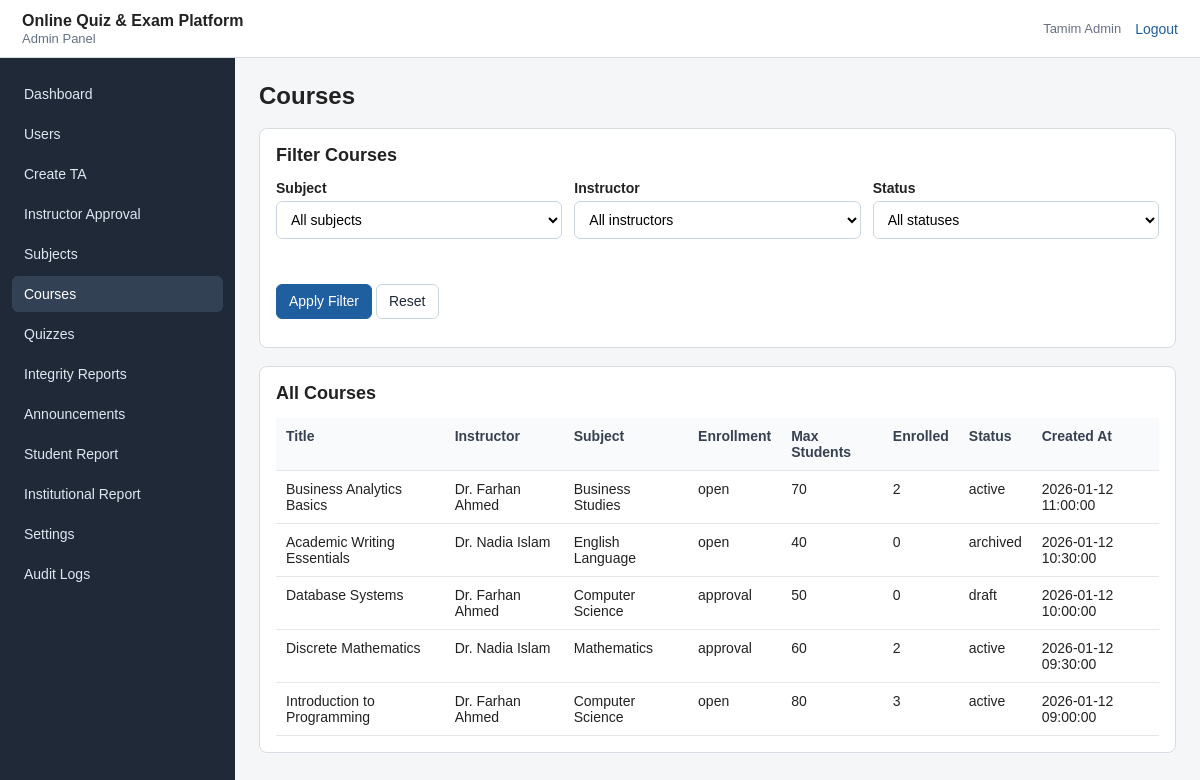
Page /admin.php?action=courses (signed in) on the committed database.
### tables this page shows
CREATE TABLE `courses` (
  `id` INT UNSIGNED NOT NULL AUTO_INCREMENT,
  `instructor_id` INT UNSIGNED NOT NULL,
  `subject_id` INT UNSIGNED NOT NULL,
  `title` VARCHAR(150) NOT NULL,
  `description` TEXT DEFAULT NULL,
  `enrollment_type` ENUM('open', 'approval') NOT NULL DEFAULT 'open',
  `max_students` INT UNSIGNED NOT NULL DEFAULT 50,
  `status` ENUM('draft', 'active', 'archived') NOT NULL DEFAULT 'draft',
  `created_at` TIMESTAMP NOT NULL DEFAULT CURRENT_TIMESTAMP,
  PRIMARY KEY (`id`),
  KEY `idx_courses_instructor` (`instructor_id`),
  KEY `idx_courses_subject` (`subject_id`),
  KEY `idx_courses_status` (`status`),
  CONSTRAINT `fk_courses_instructor`
    FOREIGN KEY (`instructor_id`) REFERENCES `users` (`id`)
    ON UPDATE CASCADE ON DELETE RESTRICT,
  CONSTRAINT `fk_courses_subject`
    FOREIGN KEY (`subject_id`) REFERENCES `subjects` (`id`)
    ON UPDATE CASCADE ON DELETE RESTRICT
);

CREATE TABLE `users` (
  `id` INT UNSIGNED NOT NULL AUTO_INCREMENT,
  `username` VARCHAR(50) DEFAULT NULL,
  `name` VARCHAR(100) NOT NULL,
  `email` VARCHAR(150) NOT NULL,
  `password_hash` VARCHAR(255) NOT NULL,
  `phone` VARCHAR(30) DEFAULT NULL,
  `role` ENUM('student', 'instructor', 'ta', 'admin') NOT NULL,
  `profile_pic` VARCHAR(255) DEFAULT NULL,
  `student_id` VARCHAR(50) DEFAULT NULL,
  `program` VARCHAR(100) DEFAULT NULL,
  `department` VARCHAR(100) DEFAULT NULL,
  `bio` TEXT DEFAULT NULL,
  `approval_status` ENUM('pending', 'approved', 'rejected') NOT NULL DEFAULT 'approved',
  `is_active` TINYINT(1) NOT NULL DEFAULT 1,
  `created_at` TIMESTAMP NOT NULL DEFAULT CURRENT_TIMESTAMP,
  `updated_at` TIMESTAMP NULL DEFAULT NULL ON UPDATE CURRENT_TIMESTAMP,
  PRIMARY KEY (`id`),
  UNIQUE KEY `uq_users_username` (`username`),
  UNIQUE KEY `uq_users_email` (`email`),
  UNIQUE KEY `uq_users_student_id` (`student_id`),
  KEY `idx_users_role` (`role`),
  KEY `idx_users_active` (`is_active`),
  KEY `idx_users_approval_status` (`approval_status`)
);

CREATE TABLE `subjects` (
  `id` INT UNSIGNED NOT NULL AUTO_INCREMENT,
  `name` VARCHAR(100) NOT NULL,
  `description` TEXT DEFAULT NULL,
  `created_at` TIMESTAMP NOT NULL DEFAULT CURRENT_TIMESTAMP,
  PRIMARY KEY (`id`),
  UNIQUE KEY `uq_subjects_name` (`name`)
);

### admin.php (called while the page is built, shortened)
<?php
require_once __DIR__ . '/config/database.php';
require_once __DIR__ . '/config/helpers.php';
require_once __DIR__ . '/controllers/AdminController.php';
$action = isset($_GET['action']) ? trim($_GET['action']) : 'dashboard';
adminRoute($conn, $action);

### models/CourseModel.php (called while the page is built, shortened)
<?php
function courseGetAll($conn, $subject_id, $instructor_id, $status)
{
    $sql = "SELECT courses.*, subjects.name AS subject_name, users.name AS instructor_name,
                   (SELECT COUNT(*) FROM enrollments WHERE enrollments.course_id = courses.id) AS enrolled_count
            FROM courses
            INNER JOIN subjects ON subjects.id = courses.subject_id
            INNER JOIN users ON users.id = courses.instructor_id";
    $where = array();
    $types = '';
    $params = array();
    $sql .= " ORDER BY courses.created_at DESC, courses.id DESC";
    return dbSelectAll($conn, $sql, $types, $params);
}

### config/helpers.php (called while the page is built, shortened)
<?php
function e($value)
{
    return htmlspecialchars((string)$value, ENT_QUOTES, 'UTF-8');
}
function dbSelectAll($conn, $sql, $types = '', $params = array())
{
    $stmt = mysqli_prepare($conn, $sql);
    if (!mysqli_stmt_execute($stmt)) {
        mysqli_stmt_close($stmt);
        die('Database query execute failed.');
    }
    $result = mysqli_stmt_get_result($stmt);
    $rows = array();
    while ($row = mysqli_fetch_assoc($result)) {
        $rows[] = $row;
    }
    return $rows;
}

### views/admin/courses.php (the view, shortened to what this page needs)
<?php require __DIR__ . '/../partials/admin_header.php'; ?>
<div class="panel">
    <h2>Filter Courses</h2>
    <form method="get" action="admin.php" class="form-grid">
        <div class="form-row">
            <label for="subject_id">Subject</label>
            <select id="subject_id" name="subject_id">
                <option value="0">All subjects</option>
            </select>
        </div>
        <div class="form-row">
            <label for="instructor_id">Instructor</label>
            <select id="instructor_id" name="instructor_id">
                <option value="0">All instructors</option>
            </select>
        </div>
        <div class="form-row">
            <label for="status">Status</label>
            <select id="status" name="status">
                <option value="">All statuses</option>
            </select>
        </div>
        <div class="form-row">
            <label>&nbsp;</label>
            <button class="primary">Apply Filter</button>
            <a class="btn" href="admin.php?action=courses">Reset</a>
        </div>
    </form>
</div>
<div class="panel">
    <h2>All Courses</h2>
    <div class="table-wrap">
        <table>
            <thead>
                <tr>
                    <th>Title</th>
                    <th>Instructor</th>
                    <th>Subject</th>
                    <th>Enrollment</th>
                    <th>Max Students</th>
                    <th>Enrolled</th>
                    <th>Status</th>
                    <th>Created At</th>
                </tr>
            </thead>
            <tbody>
                <?php foreach ($courses as $course): ?>
                    <tr>
                        <td><?php echo e($course['title']); ?></td>
                        <td><?php echo e($course['instructor_name']); ?></td>
                        <td><?php echo e($course['subject_name']); ?></td>
                        <td><?php echo e($course['enrollment_type']); ?></td>
                        <td><?php echo e($course['max_students']); ?></td>
                        <td><?php echo e($course['enrolled_count']); ?></td>
                        <td><?php echo e($course['status']); ?></td>
                        <td><?php echo e($course['created_at']); ?></td>
                    </tr>
                <?php endforeach; ?>
            </tbody>
        </table>
    </div>
</div>
<?php require __DIR__ . '/../partials/admin_footer.php'; ?>

### views/assets/css/style.css (style rules this page uses)
* { box-sizing: border-box; }
body { margin: 0; font-family: Arial, Helvetica, sans-serif; color: #222; background: #f4f6f8; font-size: 14px; }
a { color: #1f5f9f; text-decoration: none; }
h2 { font-size: 18px; margin: 0 0 14px; }
.panel { background: #ffffff; border: 1px solid #d8dde3; border-radius: 8px; padding: 16px; margin-bottom: 18px; }
.table-wrap { overflow-x: auto; }
table { width: 100%; border-collapse: collapse; background: #ffffff; }
th, td { border-bottom: 1px solid #e5e7eb; padding: 10px; text-align: left; vertical-align: top; }
th { background: #f8fafc; font-weight: 700; color: #374151; }
.form-grid { display: grid; grid-template-columns: repeat(auto-fit, minmax(220px, 1fr)); gap: 12px; }
.form-row { margin-bottom: 12px; }
label { display: block; font-weight: 700; margin-bottom: 5px; }
input, select, textarea { width: 100%; padding: 9px 10px; border: 1px solid #cbd5e1; border-radius: 6px; background: #ffffff; font: inherit; }
.btn, button { display: inline-block; border: 1px solid #cbd5e1; background: #ffffff; color: #1f2937; padding: 8px 12px; border-radius: 6px; cursor: pointer; font: inherit; line-height: 1.2; }
.btn.primary, button.primary { background: #1f5f9f; border-color: #1f5f9f; color: #ffffff; }

### rows in the picture
courses: title "Business Analytics Basics", instructor.name "Dr. Farhan Ahmed", subject.name "Business Studies", enrollment_type "open", max_students "70", enrolled_count "2", status "active", created_at "2026-01-12 11:00:00"
courses: title "Academic Writing Essentials", instructor.name "Dr. Nadia Islam", subject.name "English Language", enrollment_type "open", max_students "40", enrolled_count "0", status "archived", created_at "2026-01-12 10:30:00"
courses: title "Database Systems", instructor.name "Dr. Farhan Ahmed", subject.name "Computer Science", enrollment_type "approval", max_students "50", enrolled_count "0", status "draft", created_at "2026-01-12 10:00:00"
courses: title "Discrete Mathematics", instructor.name "Dr. Nadia Islam", subject.name "Mathematics", enrollment_type "approval", max_students "60", enrolled_count "2", status "active", created_at "2026-01-12 09:30:00"
courses: title "Introduction to Programming", instructor.name "Dr. Farhan Ahmed", subject.name "Computer Science", enrollment_type "open", max_students "80", enrolled_count "3", status "active", created_at "2026-01-12 09:00:00"

### other values in the picture
$_SESSION['name'] "Tamim Admin"
$label "Dashboard"
$label "Users"
$label "Create TA"
$label "Instructor Approval"
$label "Subjects"
$label "Courses"
$label "Quizzes"
$label "Integrity Reports"
$label "Announcements"
$label "Student Report"
$label "Institutional Report"
$label "Settings"
$label "Audit Logs"
$pageTitle "Courses"
